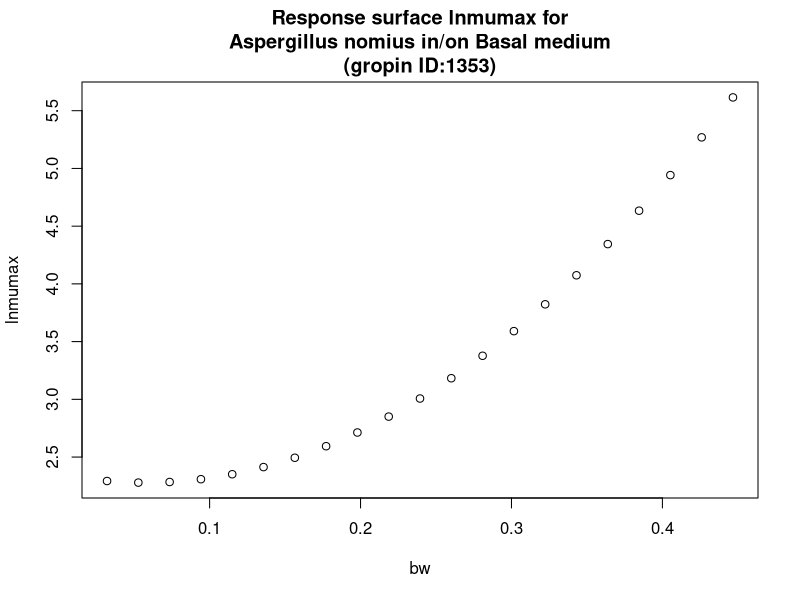

This chart was generated by the following R code:
#############################
# start of Parameter script
#############################
bw <- seq(0.032032,0.446753246753247,length.out=21)
#############################
# end of Parameter script
#############################
############################# 
# start of Model script Gropin ID 1353 
#############################
 
# constant coefficients for this model
 
variables <- data.frame(bw)
argumentsPar <- expand.grid(variables)
 
# heart of the model
response_surface <- function(bw) {
   mumax <-(2.351-2.531*bw+22.02*bw^2)

return(mumax=mumax)
} 

# output parameters
responseSurface <- cbind(argumentsPar,response_surface(argumentsPar['bw']))
colnames(responseSurface) <- c(colnames(argumentsPar),'lnmumax')
#############################
# End of Model script
#############################
############################# 
# start of Visualisation script Gropin ID 1353 
#############################
plot(bw,responseSurface$'lnmumax',xlab='bw',
                          ylab='lnmumax',main='Response surface lnmumax for
Aspergillus nomius in/on Basal medium
(gropin ID:1353)')
#############################
# End of Visualisation script
#############################
